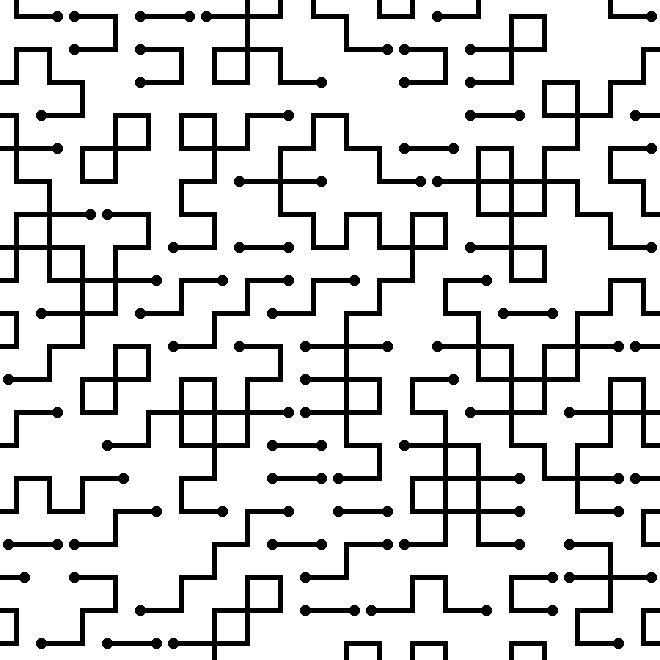

Generate this figure with Python:
from PIL import Image, ImageDraw
import random

GRID_SIZE = 20
TILE_SIZE = 33  # pixels

START = 0
CROSS = 1
TOP_LEFT = 2
TOP_RIGHT = 3
BOTTOM_LEFT = 4
BOTTOM_RIGHT = 5
END = 6
BLANK = 7

rules = [
    [
        [START, TOP_LEFT, TOP_RIGHT, END, BLANK],
        [CROSS, TOP_LEFT, BOTTOM_LEFT, END],
        [START, BOTTOM_LEFT, BOTTOM_RIGHT, END, BLANK],
        [TOP_LEFT, BOTTOM_LEFT, END, BLANK]
    ],
    [
        [CROSS, BOTTOM_LEFT, BOTTOM_RIGHT],
        [CROSS, TOP_LEFT, BOTTOM_LEFT, END],
        [CROSS, TOP_LEFT, TOP_RIGHT],
        [START, CROSS, TOP_RIGHT, BOTTOM_RIGHT]
    ],
    [
        [CROSS, BOTTOM_LEFT, BOTTOM_RIGHT],
        [START, TOP_RIGHT, BOTTOM_RIGHT, BLANK],
        [START, BOTTOM_LEFT, BOTTOM_RIGHT, END, BLANK],
        [START, CROSS, TOP_RIGHT, BOTTOM_RIGHT]
    ],
    [
        [CROSS, BOTTOM_LEFT, BOTTOM_RIGHT],
        [CROSS, TOP_LEFT, BOTTOM_LEFT, END],
        [START, BOTTOM_LEFT, BOTTOM_RIGHT, END, BLANK],
        [TOP_LEFT, BOTTOM_LEFT, END, BLANK]
    ],
    [
        [START, TOP_LEFT, TOP_RIGHT, END, BLANK],
        [START, TOP_RIGHT, BOTTOM_RIGHT, BLANK],
        [CROSS, TOP_LEFT, TOP_RIGHT],
        [START, CROSS, TOP_RIGHT, BOTTOM_RIGHT]
    ],
    [
        [START, TOP_LEFT, TOP_RIGHT, END, BLANK],
        [CROSS, TOP_LEFT, BOTTOM_LEFT, END],
        [CROSS, TOP_LEFT, TOP_RIGHT],
        [TOP_LEFT, BOTTOM_LEFT, END, BLANK]
    ],
    [
        [START, TOP_LEFT, TOP_RIGHT, END, BLANK],
        [START, TOP_RIGHT, BOTTOM_RIGHT, BLANK],
        [START, BOTTOM_LEFT, BOTTOM_RIGHT, END, BLANK],
        [START, CROSS, TOP_RIGHT, BOTTOM_RIGHT]
    ],
    [
        [START, TOP_LEFT, TOP_RIGHT, END, BLANK],
        [START, TOP_RIGHT, BOTTOM_RIGHT, BLANK],
        [START, BOTTOM_LEFT, BOTTOM_RIGHT, END, BLANK],
        [TOP_LEFT, BOTTOM_LEFT, END, BLANK]
    ]
]


class Tile:
    def __init__(self, _collapsed, _options):
        self.collapsed = _collapsed
        self.options = _options

    def __repr__(self):
        return f"Arr len: {len(self.options)}"


def load_tiles():
    tiles = []
    tiles.append(Image.open("tiles/start_point.png"))
    tiles.append(Image.open("tiles/cross.png"))
    tiles.append(Image.open("tiles/top_left.png"))
    tiles.append(Image.open("tiles/top_right.png"))
    tiles.append(Image.open("tiles/bottom_left.png"))
    tiles.append(Image.open("tiles/bottom_right.png"))
    tiles.append(Image.open("tiles/end_point.png"))
    tiles.append(Image.open("tiles/blank.png"))
    return tiles


def check_valid(arr, valid):
    i = len(arr) - 1
    while i >= 0:
        if arr[i] not in valid:
            arr.pop(i)
        i -= 1


def draw(terrain, tiles, grid):
    grid_copy = grid.copy()
    grid_copy = [a for a in grid_copy if not a.collapsed]
    grid_copy.sort(key=lambda x: len(x.options))

    length = len(grid_copy[0].options)
    stop_index = 0
    for i in range(len(grid_copy)):
        if len(grid_copy[i].options) > length:
            stop_index = i
            break

    if stop_index > 0:
        grid_copy = grid_copy[:stop_index]

    cell = random.choice(grid_copy)
    cell.collapsed = True
    pick = random.choice(cell.options)
    cell.options = [pick]

    x = 0
    y = 0
    for i in range(GRID_SIZE):
        for j in range(GRID_SIZE):
            cell = grid[j + i * GRID_SIZE]
            if cell.collapsed:
                index = cell.options[0]
                terrain.paste(tiles[index], (j * TILE_SIZE, i * TILE_SIZE))
            else:
                rectangle = ImageDraw.Draw(terrain)
                rectangle.rectangle(
                    [
                        (j * TILE_SIZE, i * TILE_SIZE),
                        ((j + 1) * TILE_SIZE, (i + 1) * TILE_SIZE),
                    ]
                )

    next_grid = [None] * (GRID_SIZE * GRID_SIZE)
    for j in range(GRID_SIZE):
        for i in range(GRID_SIZE):
            index = i + j * GRID_SIZE
            if grid[index].collapsed:
                next_grid[index] = grid[index]
            else:
                options = [
                    START,
                    CROSS,
                    TOP_LEFT,
                    TOP_RIGHT,
                    BOTTOM_LEFT,
                    BOTTOM_RIGHT,
                    END,
                    BLANK,
                ]
                valid_options = []
                # UP
                if j > 0:
                    up = grid[i + (j - 1) * GRID_SIZE]
                    for option in up.options:
                        valid = rules[option][2]
                        valid_options.extend(valid)
                    check_valid(options, valid_options)
                # RIGHT
                valid_options = []
                if i < GRID_SIZE - 1:
                    right = grid[i + 1 + j * GRID_SIZE]
                    for option in right.options:
                        valid = rules[option][3]
                        valid_options.extend(valid)
                    check_valid(options, valid_options)
                # DOWN
                valid_options = []
                if j < GRID_SIZE - 1:
                    down = grid[i + (j + 1) * GRID_SIZE]
                    for option in down.options:
                        valid = rules[option][0]
                        valid_options.extend(valid)
                    check_valid(options, valid_options)
                # LEFT
                valid_options = []
                if i > 0:
                    left = grid[i - 1 + j * GRID_SIZE]
                    for option in left.options:
                        valid = rules[option][1]
                        valid_options.extend(valid)
                    check_valid(options, valid_options)

                next_grid[index] = Tile(False, options)

    for i in range(GRID_SIZE * GRID_SIZE):
        grid[i] = next_grid[i]


def init_grid():
    grid = []
    for i in range(GRID_SIZE * GRID_SIZE):
        grid.append(
            Tile(
                False,
                [
                    START,
                    CROSS,
                    TOP_LEFT,
                    TOP_RIGHT,
                    BOTTOM_LEFT,
                    BOTTOM_RIGHT,
                    END,
                    BLANK,
                ],
            )
        )
    return grid


def setup():
    return Image.new("RGB", (GRID_SIZE * TILE_SIZE, GRID_SIZE * TILE_SIZE), "white")


def show(terrain):
    terrain.show()
    terrain.save("wfc.png")


grid = init_grid()
tiles = load_tiles()
terrain = setup()
for i in range(GRID_SIZE * GRID_SIZE):
    draw(terrain, tiles, grid)
show(terrain)
